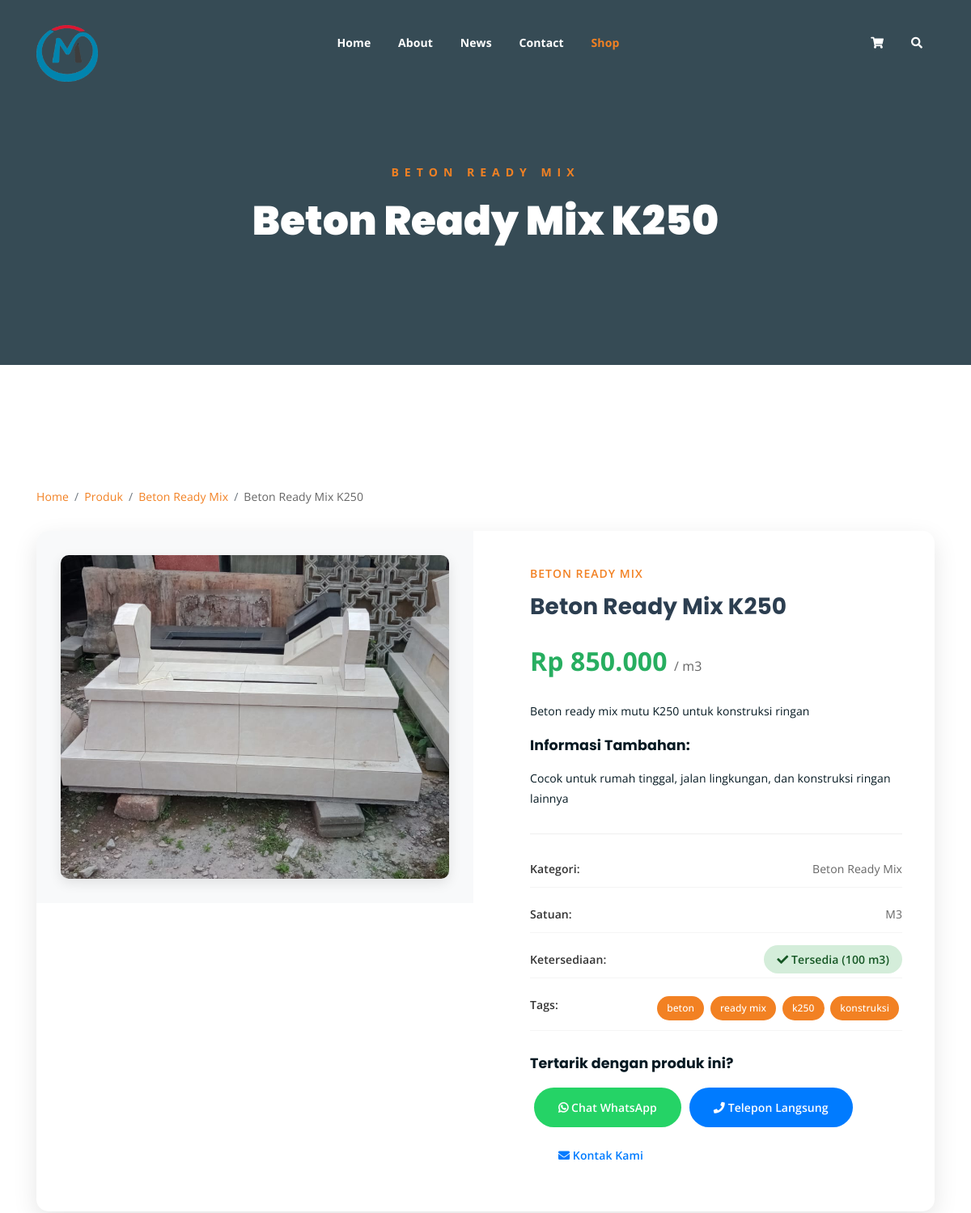
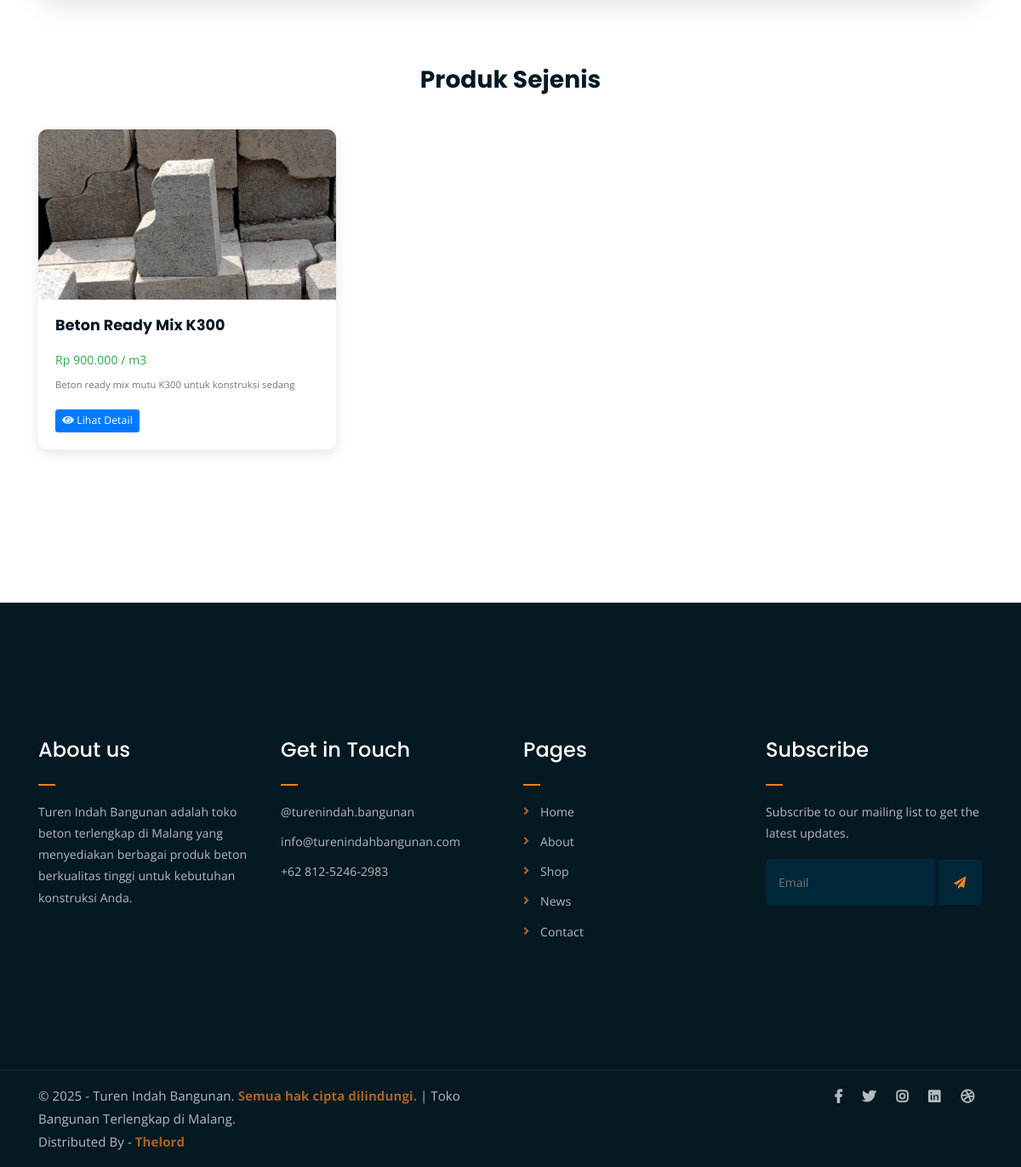
The app's page /single-product.php?id=1 with its own data (2 pictures, top to bottom).
### tables this page shows
CREATE TABLE `kategori` (
  `id` int NOT NULL AUTO_INCREMENT,
  `nama_kategori` varchar(100) NOT NULL,
  `deskripsi` text,
  `gambar` varchar(255) DEFAULT NULL,
  `status` enum('aktif','nonaktif') DEFAULT 'aktif',
  `created_at` timestamp NULL DEFAULT CURRENT_TIMESTAMP,
  `updated_at` timestamp NULL DEFAULT CURRENT_TIMESTAMP ON UPDATE CURRENT_TIMESTAMP,
  PRIMARY KEY (`id`)
);

CREATE TABLE `produk` (
  `id` int NOT NULL AUTO_INCREMENT,
  `id_kategori` int NOT NULL,
  `nama_produk` varchar(200) NOT NULL,
  `deskripsi` text,
  `deskripsi_tambahan` text,
  `tags` varchar(500) DEFAULT NULL,
  `harga` decimal(15,2) DEFAULT '0.00',
  `stok` int DEFAULT '0',
  `satuan` varchar(50) DEFAULT 'pcs',
  `gambar_utama` varchar(255) DEFAULT NULL,
  `galeri_gambar` text,
  `status` enum('aktif','nonaktif') DEFAULT 'aktif',
  `created_at` timestamp NULL DEFAULT CURRENT_TIMESTAMP,
  `updated_at` timestamp NULL DEFAULT CURRENT_TIMESTAMP ON UPDATE CURRENT_TIMESTAMP,
  PRIMARY KEY (`id`),
  KEY `id_kategori` (`id_kategori`),
  CONSTRAINT `produk_ibfk_1` FOREIGN KEY (`id_kategori`) REFERENCES `kategori` (`id`) ON DELETE CASCADE
);

### includes/autoload.php (called while the page is built, shortened)
<?php
spl_autoload_register(function ($className) {
    $directories = [
        'classes/',
        'models/',
        'controllers/'
    ];
    foreach ($directories as $directory) {
        $file = __DIR__ . '/../' . $directory . $className . '.php';
        if (file_exists($file)) {
            return;
        }
    }
});
?>

### includes/init.php (called while the page is built, shortened)
<?php
require_once __DIR__ . '/../config/database.php';
require_once __DIR__ . '/autoload.php';
require_once __DIR__ . '/functions.php';
try {
    $database = new Database();
} catch (Exception $e) {
    die("Database connection failed: " . $e->getMessage());
}
$produkModel = new Produk($database);
?>

### models/Produk.php (called while the page is built, shortened)
<?php
class Produk {
    private $db;
    public function __construct($database) {
        $this->db = $database;
    }
    public function getById($id) {
        $sql = "SELECT p.*, k.nama_kategori
                FROM produk p
                LEFT JOIN kategori k ON p.id_kategori = k.id
                WHERE p.id = ?";
        return $this->db->fetch($sql, [$id]);
    }
    public function getByKategori($id_kategori, $status = 'aktif') {
        $sql = "SELECT p.*, k.nama_kategori
                FROM produk p
                LEFT JOIN kategori k ON p.id_kategori = k.id
                WHERE p.id_kategori = ? AND p.status = ?
                ORDER BY p.nama_produk ASC";
        return $this->db->fetchAll($sql, [$id_kategori, $status]);
    }
}
?>

### classes/Database.php (called while the page is built, shortened)
<?php
class Database {
    private $host;
    private $username;
    private $password;
    private $database;
    private $connection;
    public function __construct() {
        $this->host = DB_HOST;
        $this->username = DB_USERNAME;
        $this->password = DB_PASSWORD;
        $this->database = DB_NAME;
    }
    private function connect() {
        try {
            $dsn = "mysql:host={$this->host};dbname={$this->database};charset=" . DB_CHARSET;
            $options = [
                PDO::ATTR_ERRMODE => PDO::ERRMODE_EXCEPTION,
                PDO::ATTR_DEFAULT_FETCH_MODE => PDO::FETCH_ASSOC,
                PDO::ATTR_EMULATE_PREPARES => false,
            ];
            $this->connection = new PDO($dsn, $this->username, $this->password, $options);
        } catch (PDOException $e) {
            die("Connection failed: " . $e->getMessage());
        }
    }
    public function query($sql, $params = []) {
        try {
            $stmt = $this->connection->prepare($sql);
            $stmt->execute($params);
            return $stmt;
        } catch (PDOException $e) {
            throw new Exception("Query failed: " . $e->getMessage());
        }
    }
    public function fetch($sql, $params = []) {
        $stmt = $this->query($sql, $params);
        return $stmt->fetch();
    }
    public function fetchAll($sql, $params = []) {
        $stmt = $this->query($sql, $params);
        return $stmt->fetchAll();
    }
}
?>

### includes/functions.php (called while the page is built, shortened)
<?php
function formatRupiah($number) {
    return 'Rp ' . number_format($number, 0, ',', '.');
}
?>

### single-product.php (the view, shortened to what this page needs)
<?php
require_once 'includes/init.php';
$id = $_GET['id'] ?? null;
try {
    $produk = $produkModel->getById($id);
    $relatedProducts = $produkModel->getByKategori($produk['id_kategori'], 'aktif');
    $relatedProducts = array_filter($relatedProducts, function($p) use ($id) {
        return $p['id'] != $id;
    });
    $relatedProducts = array_slice($relatedProducts, 0, 3);
} catch (Exception $e) {
    header('Location: shop.php');
    exit();
}
?>
<!DOCTYPE html>
<html lang="id">
<head>
	<link rel="stylesheet" href="assets/css/all.min.css">
	<link rel="stylesheet" href="assets/bootstrap/css/bootstrap.min.css">
	<link rel="stylesheet" href="assets/css/owl.carousel.css">
	<link rel="stylesheet" href="assets/css/magnific-popup.css">
	<link rel="stylesheet" href="assets/css/animate.css">
	<link rel="stylesheet" href="assets/css/meanmenu.min.css">
	<link rel="stylesheet" href="assets/css/main.css">
	<link rel="stylesheet" href="assets/css/responsive.css">
</head>
<body>
	<div class="top-header-area" id="sticker">
		<div class="container">
			<div class="row">
				<div class="col-lg-12 col-sm-12 text-center">
					<div class="main-menu-wrap">
						<div class="site-logo">
							<a href="<?= BASE_URL ?>admin/login.php">
								<img src="assets/img/logo1.png" alt="Logo" style="max-height: 70px; height: auto; width: auto;">
							</a>
						</div>
						<nav class="main-menu">
							<ul>
								<li><a href="index.php">Home</a>
								</li>
								<li><a href="about.php">About</a></li>
								<li><a href="news.php">News</a>
								</li>
								<li><a href="contact.php">Contact</a></li>
								<li class="current-list-item"><a href="shop.php">Shop</a>
								</li>
								<li>
									<div class="header-icons">
										<a class="shopping-cart" href="cart.php"><i class="fas fa-shopping-cart"></i></a>
										<a class="mobile-hide search-bar-icon" href="#"><i class="fas fa-search"></i></a>
									</div>
								</li>
							</ul>
						</nav>
					</div>
				</div>
			</div>
		</div>
	</div>
	<div class="breadcrumb-section breadcrumb-bg">
		<div class="container">
			<div class="row">
				<div class="col-lg-8 offset-lg-2 text-center">
					<div class="breadcrumb-text">
						<p><?= htmlspecialchars($produk['nama_kategori']) ?></p>
						<h1><?= htmlspecialchars($produk['nama_produk']) ?></h1>
					</div>
				</div>
			</div>
		</div>
	</div>
	<div class="single-product-section mt-150 mb-150">
		<div class="container">
			<nav aria-label="breadcrumb">
				<ol class="breadcrumb breadcrumb-custom">
					<li class="breadcrumb-item"><a href="index.php">Home</a></li>
					<li class="breadcrumb-item"><a href="shop.php">Produk</a></li>
					<li class="breadcrumb-item"><a href="shop.php?kategori=<?= $produk['id_kategori'] ?>"><?= htmlspecialchars($produk['nama_kategori']) ?></a></li>
					<li class="breadcrumb-item active"><?= htmlspecialchars($produk['nama_produk']) ?></li>
				</ol>
			</nav>
			<div class="product-details">
				<div class="row">
					<div class="col-md-6">
						<div class="product-image-section">
							<?php if ($produk['gambar_utama']): ?>
								<img src="<?= PRODUK_IMG_URL . $produk['gambar_utama'] ?>"
								     alt="<?= htmlspecialchars($produk['nama_produk']) ?>"
								     class="product-main-image">
							<?php else: ?>
								<img src="assets/img/products/default-product.jpg"
								     alt="<?= htmlspecialchars($produk['nama_produk']) ?>"
								     class="product-main-image">
							<?php endif; ?>
						</div>
					</div>
					<div class="col-md-6">
						<div class="product-info-section">
							<div class="product-category"><?= htmlspecialchars($produk['nama_kategori']) ?></div>
							<h1 class="product-title"><?= htmlspecialchars($produk['nama_produk']) ?></h1>
							<?php if ($produk['harga'] > 0): ?>
								<div class="product-price">
									<?= formatRupiah($produk['harga']) ?>
									<small style="font-size: 16px; color: #666;">/ <?= $produk['satuan'] ?></small>
								</div>
							<?php else: ?>
								<div class="product-price text-info">Hubungi Kami untuk Harga</div>
							<?php endif; ?>
							<?php if ($produk['deskripsi']): ?>
								<div class="product-description">
									<p><?= nl2br(htmlspecialchars($produk['deskripsi'])) ?></p>
								</div>
							<?php endif; ?>
							<?php if ($produk['deskripsi_tambahan']): ?>
								<div class="product-description">
									<h5>Informasi Tambahan:</h5>
									<p><?= nl2br(htmlspecialchars($produk['deskripsi_tambahan'])) ?></p>
								</div>
							<?php endif; ?>
							<div class="product-meta">
								<div class="meta-item">
									<span class="meta-label">Kategori:</span>
									<span class="meta-value"><?= htmlspecialchars($produk['nama_kategori']) ?></span>
								</div>
								<div class="meta-item">
									<span class="meta-label">Satuan:</span>
									<span class="meta-value"><?= ucfirst($produk['satuan']) ?></span>
								</div>
								<div class="meta-item">
									<span class="meta-label">Ketersediaan:</span>
									<span class="meta-value">
										<?php if ($produk['stok'] > 10): ?>
											<span class="stock-status stock-available">
												<i class="fas fa-check"></i> Tersedia (<?= $produk['stok'] ?> <?= $produk['satuan'] ?>)
											</span>
										<?php elseif ($produk['stok'] > 0): ?>
											<span class="stock-status stock-low">
												<i class="fas fa-exclamation-triangle"></i> Stok Terbatas (<?= $produk['stok'] ?> <?= $produk['satuan'] ?>)
											</span>
										<?php else: ?>
											<span class="stock-status stock-out">
												<i class="fas fa-times"></i> Stok Habis
											</span>
										<?php endif; ?>
									</span>
								</div>
								<?php if ($produk['tags']): ?>
									<div class="meta-item">
										<span class="meta-label">Tags:</span>
										<span class="meta-value">
											<?php
											$tags = explode(',', $produk['tags']);
											foreach ($tags as $tag):
											?>
												<span class="tag-badge"><?= trim(htmlspecialchars($tag)) ?></span>
											<?php endforeach; ?>
										</span>
									</div>
								<?php endif; ?>
							</div>
							<div class="contact-buttons">
								<h5 class="mb-3">Tertarik dengan produk ini?</h5>
								<div class="d-flex flex-wrap gap-2">
									<a href="https://api.whatsapp.com/send/?phone=6281252462983&text=Halo%2C%20saya%20tertarik%20dengan%20produk%20<?= urlencode($produk['nama_produk']) ?>%20yang%20ada%20di%20website%20Turen%20Indah%20Bangunan.%20Bisakah%20saya%20mendapat%20informasi%20lebih%20lanjut%3F"
									   class="contact-btn btn-whatsapp" target="_blank">
										<i class="fab fa-whatsapp"></i> Chat WhatsApp
									</a>
									<a href="tel:+6281252462983" class="contact-btn btn-call">
										<i class="fas fa-phone"></i> Telepon Langsung
									</a>
									<a href="contact.php" class="contact-btn btn-outline-primary">
										<i class="fas fa-envelope"></i> Kontak Kami
									</a>
								</div>
							</div>
						</div>
					</div>
				</div>
			</div>
			<?php if (!empty($relatedProducts)): ?>
				<div class="related-products">
					<div class="row">
						<div class="col-12">
							<h3 class="text-center mb-5">Produk Sejenis</h3>
						</div>
					</div>
					<div class="row">
						<?php foreach ($relatedProducts as $related): ?>
							<div class="col-lg-4 col-md-6">
								<div class="related-item">
									<div class="related-image">
										<?php if ($related['gambar_utama']): ?>
											<img src="<?= PRODUK_IMG_URL . $related['gambar_utama'] ?>"
											     alt="<?= htmlspecialchars($related['nama_produk']) ?>">
										<?php else: ?>
											<img src="assets/img/products/default-product.jpg"
											     alt="<?= htmlspecialchars($related['nama_produk']) ?>">
										<?php endif; ?>
									</div>
									<div class="related-info">
										<h5><?= htmlspecialchars($related['nama_produk']) ?></h5>
										<?php if ($related['harga'] > 0): ?>
											<div class="text-success fw-bold mb-2">
												<?= formatRupiah($related['harga']) ?> / <?= $related['satuan'] ?>
											</div>
										<?php else: ?>
											<div class="text-info fw-bold mb-2">Hubungi Kami</div>
										<?php endif; ?>
										<p class="text-muted small">
											<?= htmlspecialchars(substr($related['deskripsi'], 0, 80)) ?>
										</p>
										<a href="single-product.php?id=<?= $related['id'] ?>" class="btn btn-primary btn-sm">
											<i class="fas fa-eye"></i> Lihat Detail
										</a>
									</div>
								</div>
							</div>
						<?php endforeach; ?>
					</div>
				</div>
			<?php endif; ?>
		</div>
	</div>
	<div class="footer-area">
		<div class="container">
			<div class="row">
				<div class="col-lg-3 col-md-6">
					<div class="footer-box about-widget">
						<h2 class="widget-title">About us</h2>
						<p>Turen Indah Bangunan adalah toko beton terlengkap di Malang yang menyediakan berbagai produk beton berkualitas tinggi untuk kebutuhan konstruksi Anda.</p>
					</div>
				</div>
				<div class="col-lg-3 col-md-6">
					<div class="footer-box get-in-touch">
						<h2 class="widget-title">Get in Touch</h2>
						<ul>
							<li><a href="https://www.instagram.com/turenindah.bangunan/">@turenindah.bangunan</a></li>
							<li><a href="mailto:info@turenindahbangunan.com">info@turenindahbangunan.com</a></li>
							<li><a href="https://api.whatsapp.com/send/?phone=6281252462983">+62 812-5246-2983</a></li>
						</ul>
					</div>
				</div>
				<div class="col-lg-3 col-md-6">
					<div class="footer-box pages">
						<h2 class="widget-title">Pages</h2>
						<ul>
							<li><a href="index.php">Home</a></li>
							<li><a href="about.php">About</a></li>
							<li><a href="shop.php">Shop</a></li>
							<li><a href="news.php">News</a></li>
							<li><a href="contact.php">Contact</a></li>
						</ul>
					</div>
				</div>
				<div class="col-lg-3 col-md-6">
					<div class="footer-box subscribe">
						<h2 class="widget-title">Subscribe</h2>
						<p>Subscribe to our mailing list to get the latest updates.</p>
						<form action="index.php">
							<input type="email" placeholder="Email">
							<button type="submit"><i class="fas fa-paper-plane"></i></button>
						</form>
					</div>
				</div>
			</div>
		</div>
	</div>
	<div class="copyright">
		<div class="container">
			<div class="row">
				<div class="col-lg-6 col-md-12">
					<p>&copy; 2025 - Turen Indah Bangunan. <a href="#">Semua hak cipta dilindungi.</a> | Toko Bangunan Terlengkap di Malang.<br>
						Distributed By - <a href="#">Thelord</a>
					</p>
				</div>
				<div class="col-lg-6 text-right col-md-12">
					<div class="social-icons">
						<ul>
							<li><a href="#" target="_blank"><i class="fab fa-facebook-f"></i></a></li>
							<li><a href="#" target="_blank"><i class="fab fa-twitter"></i></a></li>
							<li><a href="https://www.instagram.com/turenindah.bangunan/" target="_blank"><i class="fab fa-instagram"></i></a></li>
							<li><a href="#" target="_blank"><i class="fab fa-linkedin"></i></a></li>
							<li><a href="#" target="_blank"><i class="fab fa-dribbble"></i></a></li>
						</ul>
					</div>
				</div>
			</div>
		</div>
	</div>
</body>
</html>

### records on screen
kategori: nama_kategori "BETON READY MIX", nama_kategori "Beton Ready Mix"
produk: nama_produk "Beton Ready Mix K250", gambar_utama (picture), harga "Rp 850.000", satuan "m3", deskripsi "Beton ready mix mutu K250 untuk konstruksi ringan", deskripsi_tambahan "Cocok untuk rumah tinggal, jalan lingkungan, dan konstruksi ringan lainnya", satuan "M3", stok "100", tags "beton", tags "ready mix", tags "k250", tags "konstruksi"
produk: gambar_utama (picture), nama_produk "Beton Ready Mix K300", harga "Rp 900.000", satuan "m3", deskripsi "Beton ready mix mutu K300 untuk konstruksi sedang"
